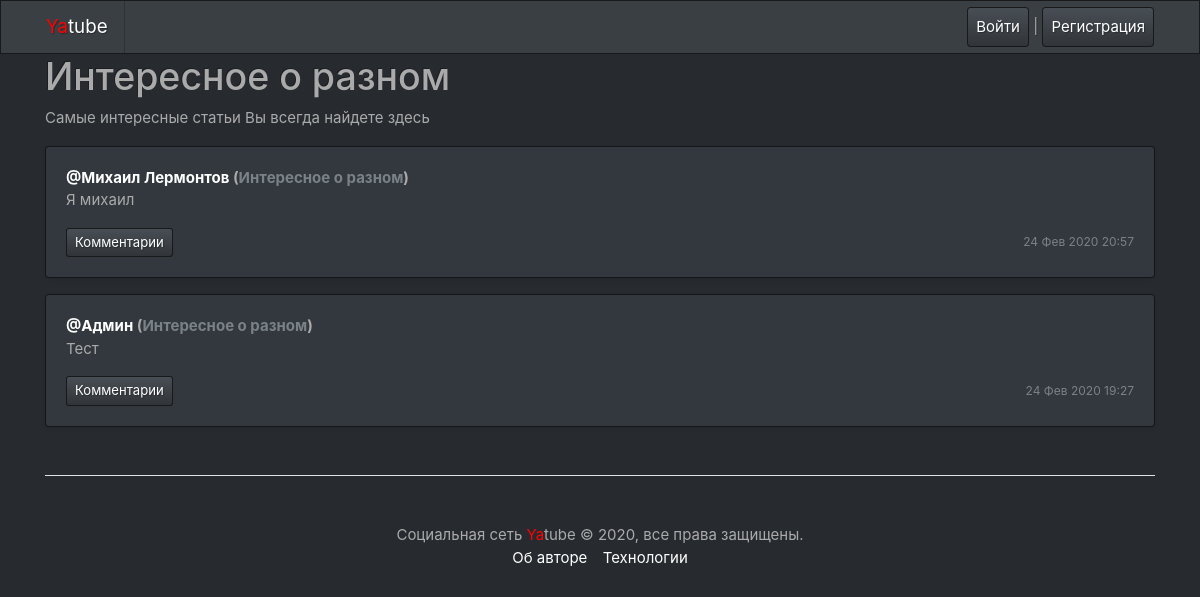
Screenshot of /group/interesting/ with the database file from the repository.
### posts/models.py (models this page shows, shortened)
class Group(models.Model):
    title = models.CharField(max_length=200)
    slug = models.SlugField(unique=True)
    description = models.TextField()
    rules = models.TextField(blank=True, null=False)
    def __str__(self):
        return self.title

class Post(models.Model):
    text = models.TextField()
    pub_date = models.DateTimeField("Дата публикации", auto_now_add=True)
    author = models.ForeignKey(User, on_delete=models.CASCADE, related_name="author")
    group = models.ForeignKey(
        Group, on_delete=models.CASCADE, related_name="group", blank=True, null=True
    )
    image = models.ImageField(upload_to='posts/', blank=True, null=True)

### posts/views.py (the view)
# urls.py: path("group/<slug>/", views.group_posts, name="group"),
def group_posts(request, slug):
    group = get_object_or_404(Group, slug=slug)
    posts = Post.objects.filter(group=group).order_by("-pub_date")[:12]
    paginator = Paginator(posts, 10)
    page_number = request.GET.get('page')
    page = paginator.get_page(page_number)
    return render(request, "group.html", {"group": group, 'page': page, 'paginator': paginator})

### context_processors/context_processors.py (called while the page is built)
def custom_context_processors(request):
    now = dt.datetime.now()
    return {
        'year' : now.year
    }

### posts/templates/group.html (shortened to what this page needs)
{% extends "base.html" %}
{% block content %}
    <h1>{{group.title}}</h1>
    <p>
        {{group.description}}
    </p>
    {% for post in page %}
        {% include 'post_item.html' %}
    {% endfor %}
{% endblock %}

### templates/base.html (shortened to what this page needs)
<!doctype html>
<html>
    <head>
        {% load static %}
        <link rel="stylesheet" href="{% static 'bootstrap/dist/css/bootstrap.min.css' %}">
    </head>
    <body>
        {% include 'nav.html' %}
            <div class="container">
                {% block content %}{% endblock content %}
            {% include 'footer.html' %}
        </div>
    </body>
</html>

### templates/nav.html
<div class="navbar navbar-expand-lg navbar-dark bg-primary">
    <div class='container'>
        <a class="navbar-brand" href="/"><span style="color:red">Ya</span>tube</a>
        <nav class="my-2 my-md-0 mr-md-3">
            {% if user.is_authenticated %}
            <a class="p-2 btn btn-primary" href="{% url 'new_post' %}">Добавить запись</a>
            Пользователь: <a class="p-2 btn btn-outline-info" href="/{{user.username}}/">{{ user.username }}</a>
            <a class="p-2 btn btn-primary" href="{% url 'password_change' %}">Изменить пароль</a>
            <a class="p-2 btn btn-primary" href="{% url 'logout' %}">Выйти</a>
            {% else %}
            <a class="p-2 btn btn-primary" href="{% url 'login' %}">Войти</a> |
            <a class="p-2 btn btn-primary" href="{% url 'signup' %}">Регистрация</a>
            {% endif %}
        </nav>
    </div>
</div>

### posts/templates/post_item.html (shortened to what this page needs)
<div class="card mb-3 mt-1 shadow-sm" style="width: 100%;">
    {% load thumbnail %}
    <div class="card-body">
        <p class="card-text">
            <strong class="d-block">
                <a href="{% url 'profile' post.author.username %}" class="card-link">@{{ post.author.get_full_name }}</a>
                {% if post.group %}
                (<a href="{% url 'group' post.group.slug %}" class="text-secondary">{{ post.group }}</a>)
                {% endif %}
            </strong>
                {{ post.text|linebreaksbr }}
        </p>
        <div class="d-flex justify-content-between align-items-center">
            <div class="btn-group ">
                <a class="btn btn-sm btn-primary" href="{% url 'post' post.author.username post.id %}" role="button">Комментарии</a>
            </div>
            <small class="text-muted">{{ post.pub_date|date:"d M Y H:i" }}</small>
        </div>
    </div>
</div>

### templates/footer.html
<footer class="pt-4 my-md-5 pt-md-5 border-top">
    <p class="m-0 text-center ">Социальная сеть <span style="color:red">Ya</span>tube © {{ year }}, все права защищены.</p>
    <p class="m-0 text-dark text-center "><a href="/about-author/">Об авторе</a> - <a href="/about-spec/">Технологии</a></p>
</footer>

### rows the page displays
Group: title "Интересное о разном", description "Самые интересные статьи Вы всегда найдете здесь"
Post: author.get_full_name "Михаил Лермонтов", group "Интересное о разном", text "Я михаил", pub_date "24 Фев 2020 20:57"
Post: author.get_full_name "Админ", group "Интересное о разном", text "Тест", pub_date "24 Фев 2020 19:27"
